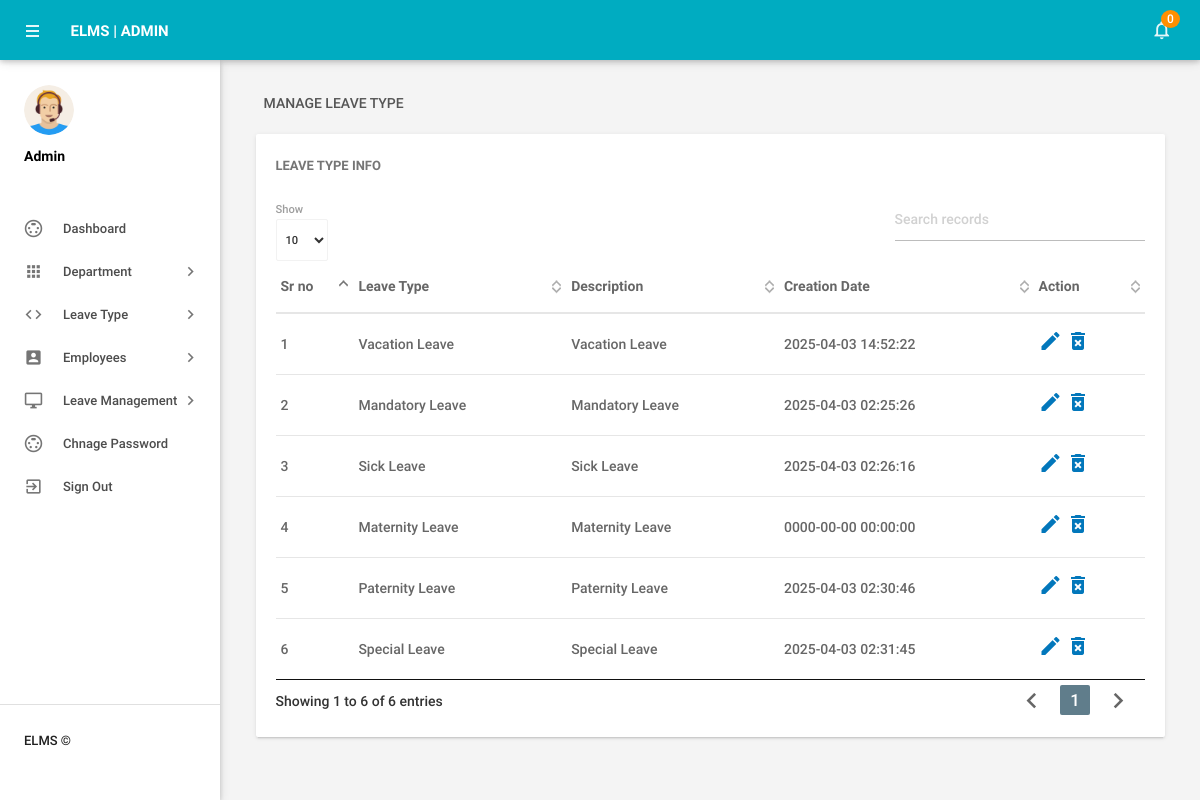
Screenshot of /admin/manageleavetype.php (signed in) with the database file from the repository.
### tables this page shows
CREATE TABLE `tblleavetype` (
  `id` int(11) NOT NULL,
  `LeaveType` varchar(200) DEFAULT NULL,
  `Description` mediumtext DEFAULT NULL,
  `CreationDate` timestamp NOT NULL DEFAULT current_timestamp()
);

### admin/manageleavetype.php (the view, shortened to what this page needs)
<?php
include('includes/config.php');
if(strlen($_SESSION['alogin'])==0)
    {
header('location:index.php');
}
else{
 ?>
<!DOCTYPE html>
<html lang="en">
    <head>
        <link type="text/css" rel="stylesheet" href="../assets/plugins/materialize/css/materialize.min.css"/>
        <link href="../assets/plugins/material-preloader/css/materialPreloader.min.css" rel="stylesheet">
        <link href="../assets/plugins/datatables/css/jquery.dataTables.min.css" rel="stylesheet">
        <link href="../assets/css/alpha.min.css" rel="stylesheet" type="text/css"/>
        <link href="../assets/css/custom.css" rel="stylesheet" type="text/css"/>
    </head>
    <body>
       <?php include('includes/header.php');?>
       <?php include('includes/sidebar.php');?>
            <main class="mn-inner">
                <div class="row">
                    <div class="col s12">
                        <div class="page-title">Manage Leave Type</div>
                    </div>
                    <div class="col s12 m12 l12">
                        <div class="card">
                            <div class="card-content">
                                <span class="card-title">Leave Type Info</span>
                                <table id="example" class="display responsive-table ">
                                    <thead>
                                        <tr>
                                            <th>Sr no</th>
                                            <th>Leave Type</th>
                                            <th>Description</th>
                                            <th>Creation Date</th>
                                            <th>Action</th>
                                        </tr>
                                    </thead>
                                    <tbody>
<?php $sql = "SELECT * from tblleavetype";
$query = $dbh -> prepare($sql);
$query->execute();
$results=$query->fetchAll(PDO::FETCH_OBJ);
$cnt=1;
if($query->rowCount() > 0)
{
foreach($results as $result)
{               ?>
                                        <tr>
                                            <td> <?php echo htmlentities($cnt);?></td>
                                            <td><?php echo htmlentities($result->LeaveType);?></td>
                                            <td><?php echo htmlentities($result->Description);?></td>
                                            <td><?php echo htmlentities($result->CreationDate);?></td>
                                            <td><a href="editleavetype.php?lid=<?php echo htmlentities($result->id);?>"><i class="material-icons">mode_edit</i></a>
                                            <a href="manageleavetype.php?del=<?php echo htmlentities($result->id);?>" onclick="return confirm('Do you want to delete');"> <i class="material-icons">delete_forever</i></a> </td>
                                        </tr>
                                         <?php $cnt++;} }?>
                                    </tbody>
                                </table>
                            </div>
                        </div>
                    </div>
                </div>
            </main>
        </div>
        <div class="left-sidebar-hover"></div>
    </body>
</html>
<?php } ?>

### admin/includes/header.php (shortened to what this page needs)
        <div class="mn-content fixed-sidebar">
            <header class="mn-header navbar-fixed">
                <nav class="cyan darken-1">
                    <div class="nav-wrapper row">
                        <section class="material-design-hamburger navigation-toggle">
                            <a href="#" data-activates="slide-out" class="button-collapse show-on-large material-design-hamburger__icon">
                                <span class="material-design-hamburger__layer"></span>
                            </a>
                        </section>
                        <div class="header-title col s3">
                            <span class="chapter-title">ELMS | Admin</span>
                        </div>
                        <ul class="right col s9 m3 nav-right-menu">
                            <li class="hide-on-small-and-down"><a href="javascript:void(0)" data-activates="dropdown1" class="dropdown-button dropdown-right show-on-large"><i class="material-icons">notifications_none</i>
<?php
$isread=0;
$sql = "SELECT id from tblleaves where IsRead=:isread";
$query = $dbh -> prepare($sql);
$query->bindParam(':isread',$isread,PDO::PARAM_STR);
$query->execute();
$unreadcount=$query->rowCount();?>
                                <span class="badge"><?php echo htmlentities($unreadcount);?></span></a></li>
                        </ul>
                    </div>
                </nav>
            </header>

### admin/includes/sidebar.php (shortened to what this page needs)
   <aside id="slide-out" class="side-nav white fixed">
              <div class="side-nav-wrapper">
                  <div class="sidebar-profile">
                      <div class="sidebar-profile-image">
                          <img src="../assets/images/profile-image.png" class="circle" alt="">
                      </div>
                      <div class="sidebar-profile-info">
                              <p>Admin</p>
                      </div>
                  </div>
              <ul class="sidebar-menu collapsible collapsible-accordion" data-collapsible="accordion">
                  <li class="no-padding"><a class="waves-effect waves-grey" href="dashboard.php"><i class="material-icons">settings_input_svideo</i>Dashboard</a></li>
                  <li class="no-padding">
                      <a class="collapsible-header waves-effect waves-grey"><i class="material-icons">apps</i>Department<i class="nav-drop-icon material-icons">keyboard_arrow_right</i></a>
                  </li>
                  <li class="no-padding">
                      <a class="collapsible-header waves-effect waves-grey"><i class="material-icons">code</i>Leave Type<i class="nav-drop-icon material-icons">keyboard_arrow_right</i></a>
                  </li>
                  <li class="no-padding">
                      <a class="collapsible-header waves-effect waves-grey"><i class="material-icons">account_box</i>Employees<i class="nav-drop-icon material-icons">keyboard_arrow_right</i></a>
                  </li>
 <li class="no-padding">
                      <a class="collapsible-header waves-effect waves-grey"><i class="material-icons">desktop_windows</i>Leave Management<i class="nav-drop-icon material-icons">keyboard_arrow_right</i></a>
                  </li>
<li class="no-padding"><a class="waves-effect waves-grey" href="changepassword.php"><i class="material-icons">settings_input_svideo</i>Chnage Password</a></li>
                      <li class="no-padding">
                              <a class="waves-effect waves-grey" href="logout.php"><i class="material-icons">exit_to_app</i>Sign Out</a>
                          </li>
              </ul>
                 <div class="footer">
                  <p class="copyright">ELMS ©</p>
              </div>
              </div>
          </aside>

### rows the page displays
tblleavetype: LeaveType "Vacation Leave", Description "Vacation Leave", CreationDate "2025-04-03 14:52:22"
tblleavetype: LeaveType "Mandatory Leave", Description "Mandatory Leave", CreationDate "2025-04-03 02:25:26"
tblleavetype: LeaveType "Sick Leave", Description "Sick Leave", CreationDate "2025-04-03 02:26:16"
tblleavetype: LeaveType "Maternity Leave", Description "Maternity Leave", CreationDate "0000-00-00 00:00:00"
tblleavetype: LeaveType "Paternity Leave", Description "Paternity Leave", CreationDate "2025-04-03 02:30:46"
tblleavetype: LeaveType "Special Leave", Description "Special Leave", CreationDate "2025-04-03 02:31:45"

### other values shown
$unreadcount "0"
